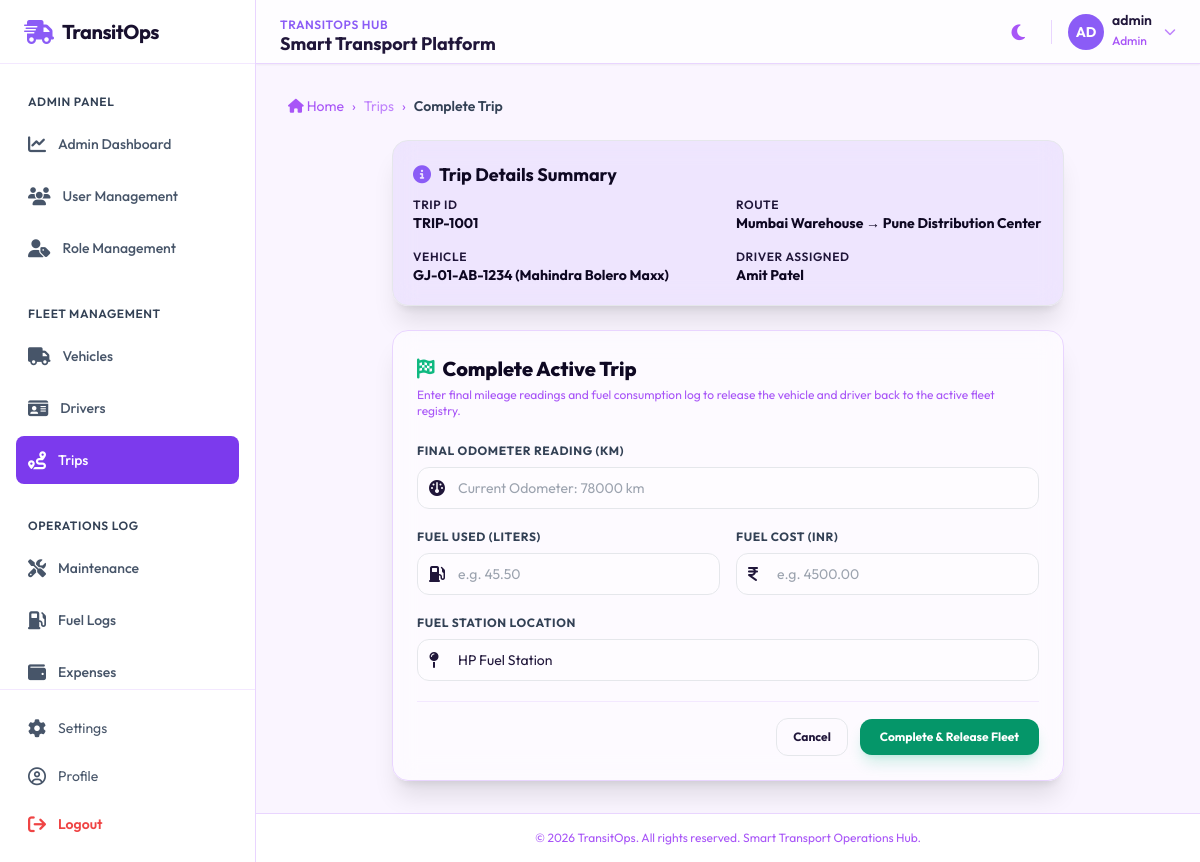
/trips/11/complete/ (signed in), run on the app's committed database.
### accounts/models.py (models this page shows, shortened)
class Profile(models.Model):
    ROLE_CHOICES = [
        ('Admin', 'Admin'),
        ('Fleet Manager', 'Fleet Manager'),
        ('Dispatcher', 'Dispatcher'),
        ('Safety Officer', 'Safety Officer'),
        ('Financial Analyst', 'Financial Analyst'),
    ]
    user = models.OneToOneField(User, on_delete=models.CASCADE, related_name='profile')
    role = models.CharField(max_length=50, choices=ROLE_CHOICES, default='Fleet Manager')
    phone = models.CharField(max_length=20, blank=True)
    photo = models.ImageField(upload_to='profiles/', blank=True, null=True)
    raw_password = models.CharField(max_length=128, blank=True, default='password123')

### trips/models.py (models this page shows, shortened)
class Trip(models.Model):
    STATUS_CHOICES = [
        ('Draft', 'Draft'),
        ('Dispatched', 'Dispatched'),
        ('Completed', 'Completed'),
        ('Cancelled', 'Cancelled'),
    ]
    trip_number = models.CharField(max_length=50, unique=True)
    source = models.CharField(max_length=150)
    destination = models.CharField(max_length=150)
    vehicle = models.ForeignKey(Vehicle, on_delete=models.CASCADE, related_name='trips')
    driver = models.ForeignKey(Driver, on_delete=models.CASCADE, related_name='trips')
    cargo_weight = models.DecimalField(max_digits=10, decimal_places=2, help_text="Cargo Weight (kg)")
    expected_distance = models.DecimalField(max_digits=10, decimal_places=2, help_text="Expected Distance (km)")
    start_date = models.DateTimeField()
    end_date = models.DateTimeField(blank=True, null=True)
    status = models.CharField(max_length=20, choices=STATUS_CHOICES, default='Draft')
    notes = models.TextField(blank=True)

### vehicles/models.py (models this page shows, shortened)
class Vehicle(models.Model):
    STATUS_CHOICES = [
        ('Available', 'Available'),
        ('On Trip', 'On Trip'),
        ('In Shop', 'In Shop'),
        ('Retired', 'Retired'),
    ]
    VEHICLE_TYPE_CHOICES = [
        ('Cargo Van', 'Cargo Van'),
        ('Light Truck', 'Light Truck'),
        ('Heavy Truck', 'Heavy Truck'),
        ('Semi-Trailer', 'Semi-Trailer'),
    ]
    registration_number = models.CharField(max_length=50, unique=True)
    name = models.CharField(max_length=100)
    model = models.CharField(max_length=100)
    vehicle_type = models.CharField(max_length=50, choices=VEHICLE_TYPE_CHOICES)
    max_load_capacity = models.DecimalField(max_digits=10, decimal_places=2, help_text="Maximum Load Capacity (kg)")
    current_odometer = models.PositiveIntegerField(help_text="Current Odometer (km)")
    acquisition_cost = models.DecimalField(max_digits=12, decimal_places=2)
    purchase_date = models.DateField()
    status = models.CharField(max_length=20, choices=STATUS_CHOICES, default='Available')
    image = models.ImageField(upload_to='vehicles/', blank=True, null=True)

### drivers/models.py (models this page shows, shortened)
class Driver(models.Model):
    STATUS_CHOICES = [
        ('Available', 'Available'),
        ('On Trip', 'On Trip'),
        ('Off Duty', 'Off Duty'),
        ('Suspended', 'Suspended'),
    ]
    LICENSE_CATEGORY_CHOICES = [
        ('A', 'Class A CDL'),
        ('B', 'Class B CDL'),
        ('C', 'Class C CDL'),
        ('D', 'Class D Standard'),
    ]
    name = models.CharField(max_length=100)
    photo = models.ImageField(upload_to='drivers/', blank=True, null=True)
    license_number = models.CharField(max_length=50, unique=True)
    license_category = models.CharField(max_length=20, choices=LICENSE_CATEGORY_CHOICES)
    license_expiry_date = models.DateField()
    phone = models.CharField(max_length=20)
    email = models.EmailField()
    safety_score = models.PositiveIntegerField(default=100, help_text="Driver Safety Score (0-100)")
    address = models.TextField()
    emergency_contact = models.CharField(max_length=100)
    status = models.CharField(max_length=20, choices=STATUS_CHOICES, default='Available')

### accounts/decorators.py (the view)
        def wrapped_view(request, *args, **kwargs):
            if not request.user.is_authenticated:
                return redirect('login')
            user_role = None
            if hasattr(request.user, 'profile') and request.user.profile:
                user_role = request.user.profile.role
            if request.user.is_superuser or user_role == 'Admin' or user_role in roles:
                return view_func(request, *args, **kwargs)
            messages.error(request, f"Access denied. Your role '{user_role}' does not have permission to access this page.")
            if user_role == 'Admin':
                return redirect('admin_dashboard')
            else:
                return redirect('dashboard')

### trips/views.py (called while the page is built, shortened)
@role_required('Dispatcher')
def trip_complete_dispatcher(request, pk):
    from django.utils import timezone
    from fuel.models import FuelLog
    from expenses.models import Expense
    trip = get_object_or_404(Trip, pk=pk)
    if trip.status != 'Dispatched':
        messages.error(request, "Only dispatched trips can be completed.")
        return redirect('dispatcher_dashboard')
    return render(request, 'trips/complete_trip.html', {'trip': trip})

### templates/trips/complete_trip.html (shortened to what this page needs)
{% extends 'base.html' %}
{% load static %}
{% block breadcrumbs %}
<div class="mb-6 flex items-center gap-2 text-sm text-slate-500 dark:text-slate-400">
    <a href="{% url 'dispatcher_dashboard' %}" class="hover:text-blue-500 transition-colors"><i class="fa-solid fa-house"></i> Home</a>
    <span>&rsaquo;</span>
    <span class="text-slate-400">Trips</span>
    <span>&rsaquo;</span>
    <span class="font-semibold text-slate-700 dark:text-slate-200">Complete Trip</span>
</div>
{% endblock %}
{% block content %}
<div class="max-w-2xl mx-auto font-sans">
    <div class="mb-6 rounded-2xl border border-blue-550/20 bg-blue-500/10 p-5 shadow-xl backdrop-blur-md">
        <h2 class="text-lg font-bold text-slate-900 dark:text-white mb-2"><i class="fa-solid fa-circle-info text-blue-500 mr-2"></i>Trip Details Summary</h2>
        <div class="grid grid-cols-2 gap-4 text-xs">
            <div>
                <span class="text-slate-450 uppercase block font-semibold tracking-wider">Trip ID</span>
                <span class="text-slate-900 dark:text-slate-200 font-bold text-sm">{{ trip.trip_number }}</span>
            </div>
            <div>
                <span class="text-slate-450 uppercase block font-semibold tracking-wider">Route</span>
                <span class="text-slate-900 dark:text-slate-200 font-bold text-sm">{{ trip.source }} &rarr; {{ trip.destination }}</span>
            </div>
            <div>
                <span class="text-slate-450 uppercase block font-semibold tracking-wider">Vehicle</span>
                <span class="text-slate-900 dark:text-slate-200 font-bold text-sm">{{ trip.vehicle.registration_number }} ({{ trip.vehicle.name }})</span>
            </div>
            <div>
                <span class="text-slate-450 uppercase block font-semibold tracking-wider">Driver Assigned</span>
                <span class="text-slate-900 dark:text-slate-200 font-bold text-sm">{{ trip.driver.name }}</span>
            </div>
        </div>
    </div>
    <div class="rounded-2xl border border-slate-200 dark:border-slate-800 bg-white/50 dark:bg-slate-900/50 p-6 shadow-xl backdrop-blur-md">
        <h1 class="text-xl font-extrabold text-slate-900 dark:text-white mb-1"><i class="fa-solid fa-flag-checkered text-emerald-500 mr-2"></i>Complete Active Trip</h1>
        <p class="text-xs text-slate-500 dark:text-slate-450 mb-6">Enter final mileage readings and fuel consumption log to release the vehicle and driver back to the active fleet registry.</p>
        <form method="POST" id="complete-trip-form" class="space-y-5">
            <div>
                <label for="final_odometer" class="block text-xs font-bold text-slate-700 dark:text-slate-350 uppercase tracking-wider mb-2">Final Odometer Reading (km)</label>
                <div class="relative">
                    <span class="absolute inset-y-0 left-0 flex items-center pl-3 text-slate-450">
                        <i class="fa-solid fa-gauge"></i>
                    </span>
                    <input type="number" step="0.1" name="final_odometer" id="final_odometer" required
                           class="w-full rounded-xl border border-slate-250 bg-white/40 pl-10 pr-4 py-2.5 text-sm outline-none transition-all focus:border-blue-500 dark:border-slate-800 dark:bg-slate-950/40 dark:text-white"
                           placeholder="Current Odometer: {{ trip.vehicle.current_odometer }} km">
                </div>
            </div>
            <div class="grid grid-cols-1 md:grid-cols-2 gap-4">
                <div>
                    <label for="fuel_used" class="block text-xs font-bold text-slate-700 dark:text-slate-350 uppercase tracking-wider mb-2">Fuel Used (Liters)</label>
                    <div class="relative">
                        <span class="absolute inset-y-0 left-0 flex items-center pl-3 text-slate-450">
                            <i class="fa-solid fa-gas-pump"></i>
                        </span>
                        <input type="number" step="0.01" name="fuel_used" id="fuel_used" required
                               class="w-full rounded-xl border border-slate-250 bg-white/40 pl-10 pr-4 py-2.5 text-sm outline-none transition-all focus:border-blue-500 dark:border-slate-800 dark:bg-slate-950/40 dark:text-white"
                               placeholder="e.g. 45.50">
                    </div>
                </div>
                <div>
                    <label for="fuel_cost" class="block text-xs font-bold text-slate-700 dark:text-slate-350 uppercase tracking-wider mb-2">Fuel Cost (INR)</label>
                    <div class="relative">
                        <span class="absolute inset-y-0 left-0 flex items-center pl-3 text-slate-450">
                            <i class="fa-solid fa-indian-rupee-sign"></i>
                        </span>
                        <input type="number" step="0.01" name="fuel_cost" id="fuel_cost" required
                               class="w-full rounded-xl border border-slate-250 bg-white/40 pl-10 pr-4 py-2.5 text-sm outline-none transition-all focus:border-blue-500 dark:border-slate-800 dark:bg-slate-950/40 dark:text-white"
                               placeholder="e.g. 4500.00">
                    </div>
                </div>
            </div>
            <div>
                <label for="fuel_station" class="block text-xs font-bold text-slate-700 dark:text-slate-350 uppercase tracking-wider mb-2">Fuel Station Location</label>
                <div class="relative">
                    <span class="absolute inset-y-0 left-0 flex items-center pl-3 text-slate-450">
                        <i class="fa-solid fa-map-pin"></i>
                    </span>
                    <input type="text" name="fuel_station" id="fuel_station" value="HP Fuel Station" required
                           class="w-full rounded-xl border border-slate-250 bg-white/40 pl-10 pr-4 py-2.5 text-sm outline-none transition-all focus:border-blue-500 dark:border-slate-800 dark:bg-slate-950/40 dark:text-white"
                           placeholder="HP / IndianOil Station Location">
                </div>
            </div>
            <div class="flex items-center justify-end gap-3 pt-4 border-t border-slate-100 dark:border-slate-850">
                <a href="{% url 'dispatcher_dashboard' %}" class="rounded-xl border border-slate-250 px-4 py-2.5 text-xs font-bold text-slate-650 hover:bg-slate-100 transition-all dark:border-slate-800 dark:text-slate-400 dark:hover:bg-slate-850">Cancel</a>
                <button type="submit" id="submit-btn" class="rounded-xl bg-emerald-600 px-5 py-2.5 text-xs font-bold text-white shadow-lg shadow-emerald-500/20 hover:bg-emerald-555 transition-all">
                    Complete & Release Fleet
                </button>
            </div>
        </form>
    </div>
</div>
{% endblock %}

### templates/navbar.html (shortened to what this page needs)
<header class="sticky top-0 z-30 flex h-16 w-full items-center justify-between border-b border-slate-200 bg-white/80 px-4 shadow-sm backdrop-blur dark:border-slate-800 dark:bg-slate-900/80 md:px-6">
    <div class="flex items-center gap-3">
        <div class="hidden sm:block">
            <span class="text-xs font-semibold uppercase tracking-wider text-blue-500">TransitOps Hub</span>
            <h1 class="text-lg font-bold text-slate-800 dark:text-white leading-none">Smart Transport Platform</h1>
        </div>
    </div>
    <div class="flex items-center gap-4">
        <button id="theme-toggle" class="rounded-lg p-2.5 text-slate-500 hover:bg-slate-100 hover:text-slate-700 dark:text-slate-400 dark:hover:bg-slate-800 dark:hover:text-slate-200">
            <i class="fa-solid fa-moon dark:hidden text-lg"></i>
        </button>
        <div class="relative" id="profile-dropdown-container">
            <button id="profile-dropdown-btn" class="flex items-center gap-2 rounded-full focus:outline-none focus:ring-2 focus:ring-blue-500">
                {% if user.profile.photo %}
                    <img src="{{ user.profile.photo.url }}" alt="{{ user.username }}" class="h-9 w-9 rounded-full object-cover border border-slate-200 dark:border-slate-800">
                {% else %}
                    <div class="flex h-9 w-9 items-center justify-center rounded-full bg-blue-500 text-white font-bold text-sm uppercase">
                        {{ user.username|slice:":2" }}
                    </div>
                {% endif %}
                <div class="hidden text-left md:block">
                    <p class="text-sm font-semibold text-slate-800 dark:text-white leading-none">{{ user.username }}</p>
                    <span class="text-xs text-slate-500 dark:text-slate-400 font-medium">{{ user.profile.role|default:"Fleet Member" }}</span>
                </div>
                <i class="fa-solid fa-chevron-down text-xs text-slate-400 hidden md:block ml-1"></i>
            </button>
        </div>
    </div>
</header>

### static/css/custom.css (style rules this page uses)
* { transition: background-color 0.2s ease, border-color 0.2s ease; }

### data on the page
Trip: trip_number "TRIP-1001", source "Mumbai Warehouse", destination "Pune Distribution Center", vehicle.registration_number "GJ-01-AB-1234", vehicle.name "Mahindra Bolero Maxx", driver.name "Amit Patel", final_odometer "Current Odometer: 78000 km"

### other printed values
{{ user.username|slice:":2" }} "AD"
{{ user.username }} "admin"
{{ user.profile.role|default:"Fleet Member" }} "Admin"
